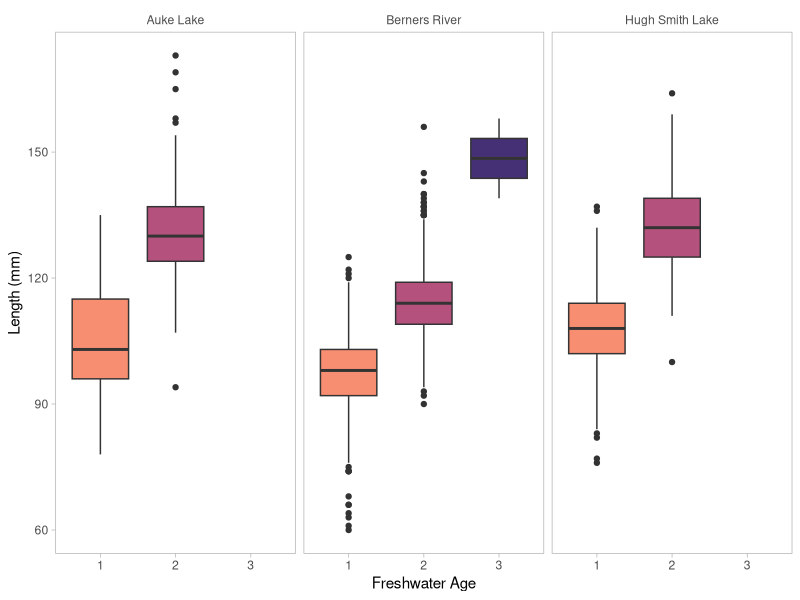
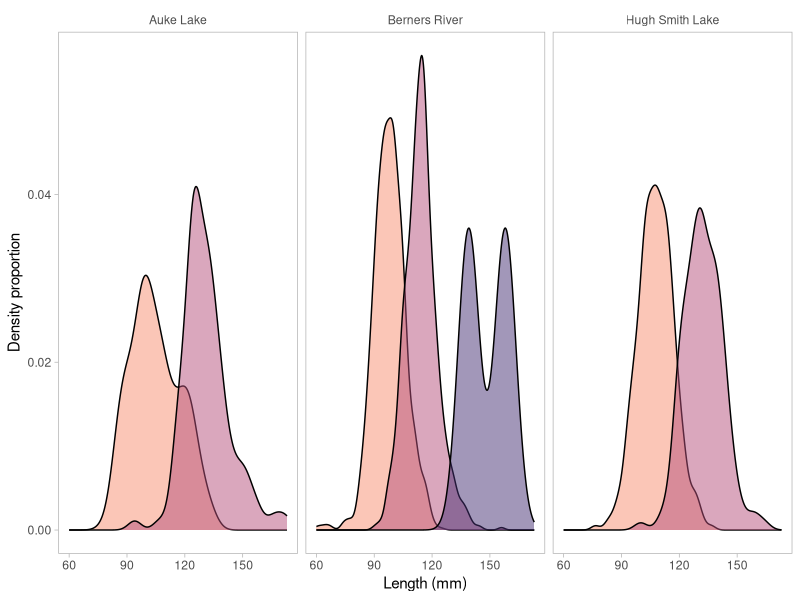

These figures' R source, in order:
# GitHub for Fisheries Scientists
# March 18, 2021
# Justin Priest
# justin.priest@alaska.gov



#####      DEMO SCRIPT      ####
# Data are from ADF&G Coho Collections
# Shaul et al. 2019
# Stock Status and Review of Factors Affecting Coho Salmon 
#   Returns and Escapements in Southeast Alaska
# http://www.adfg.alaska.gov/FedAidPDFs/RIR.1J.2019.12.pdf


library(tidyverse)
library(lubridate)


agedata <- read_csv("data/ADFG_smoltages_AukeBernersHughSmith.csv") %>%
  mutate(Date = ymd(as.POSIXct(Date, format = "%m/%d/%Y", tz = "US/Alaska")),
         species = "Coho Salmon") %>%
  rename("location" = "Location",
         "collectiondate" = "Date",
         "fw_age" = "Age",
         "length_mm" = "Length") %>%
  mutate(location = replace(location, location == "AL", "Auke Lake"),
         location = replace(location, location == "BR", "Berners River"),
         location = replace(location, location == "HS", "Hugh Smith Lake")) %>%
  dplyr::select(species, everything()) # reorder columns

agedata # View data 



### FIGURES

ggplot(agedata, aes(x = as.factor(fw_age), y = length_mm, fill = as.factor(fw_age))) + 
  geom_boxplot() +
  scale_fill_manual(values = c("#F78D71", "#B5517D", "#463075")) +
  labs(x = "Freshwater Age", 
       y = "Length (mm)") +
  facet_wrap(~location) +
  theme_light() +
  theme(
    legend.position = "none",
    panel.grid.major = element_blank(),
    panel.grid.minor = element_blank(),
    strip.background = element_rect(fill = NA, color = NA),
    strip.text.x = element_text(color = "gray30"),
)


ggplot(agedata, aes(x = length_mm, fill = as.factor(fw_age))) + 
  geom_density(alpha = 0.5) +
  scale_fill_manual(values = c("#F78D71", "#B5517D", "#463075")) +
  labs(x = "Length (mm)",
       y = "Density proportion") +
  facet_wrap(~location) +
  theme_light() +
  theme(
    legend.position = "none",
    panel.grid.major = element_blank(),
    panel.grid.minor = element_blank(),
    strip.background = element_rect(fill = NA, color = NA),
    strip.text.x = element_text(color = "gray30"),
)

